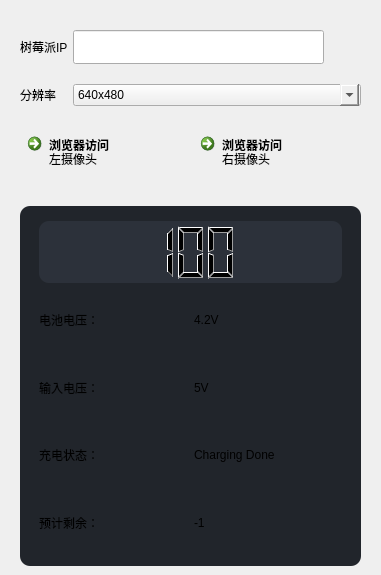
                 <widget class="QFrame" name="extraRightBox">
                  <property name="minimumSize">
                   <size>
                    <width>0</width>
                    <height>0</height>
                   </size>
                  </property>
                  <property name="maximumSize">
                   <size>
                    <width>0</width>
                    <height>16777215</height>
                   </size>
                  </property>
                  <property name="frameShape">
                   <enum>QFrame::NoFrame</enum>
                  </property>
                  <property name="frameShadow">
                   <enum>QFrame::Raised</enum>
                  </property>
                  <layout class="QVBoxLayout" name="verticalLayout_14">
                   <property name="spacing">
                    <number>0</number>
                   </property>
                   <property name="leftMargin">
                    <number>0</number>
                   </property>
                   <property name="topMargin">
                    <number>0</number>
                   </property>
                   <property name="rightMargin">
                    <number>0</number>
                   </property>
                   <property name="bottomMargin">
                    <number>0</number>
                   </property>
                   <item>
                    <widget class="QFrame" name="themeSettingsTopDetail">
                     <property name="maximumSize">
                      <size>
                       <width>16777215</width>
                       <height>3</height>
                      </size>
                     </property>
                     <property name="frameShape">
                      <enum>QFrame::NoFrame</enum>
                     </property>
                     <property name="frameShadow">
                      <enum>QFrame::Raised</enum>
                     </property>
                    </widget>
                   </item>
                   <item>
                    <widget class="QFrame" name="contentSettings">
                     <property name="sizePolicy">
                      <sizepolicy hsizetype="Preferred" vsizetype="Expanding">
                       <horstretch>0</horstretch>
                       <verstretch>0</verstretch>
                      </sizepolicy>
                     </property>
                     <property name="minimumSize">
                      <size>
                       <width>0</width>
                       <height>0</height>
                      </size>
                     </property>
                     <property name="frameShape">
                      <enum>QFrame::NoFrame</enum>
                     </property>
                     <property name="frameShadow">
                      <enum>QFrame::Raised</enum>
                     </property>
                     <layout class="QVBoxLayout" name="verticalLayout_15">
                      <property name="spacing">
                       <number>0</number>
                      </property>
                      <property name="leftMargin">
                       <number>0</number>
                      </property>
                      <property name="topMargin">
                       <number>20</number>
                      </property>
                      <property name="rightMargin">
                       <number>0</number>
                      </property>
                      <property name="bottomMargin">
                       <number>0</number>
                      </property>
                      <item>
                       <widget class="QFrame" name="topMenus">
                        <property name="sizePolicy">
                         <sizepolicy hsizetype="Expanding" vsizetype="Expanding">
                          <horstretch>0</horstretch>
                          <verstretch>0</verstretch>
                         </sizepolicy>
                        </property>
                        <property name="minimumSize">
                         <size>
                          <width>0</width>
                          <height>0</height>
                         </size>
                        </property>
                        <property name="styleSheet">
                         <string notr="true">QComboBox::down-arrow { color: white; }</string>
                        </property>
                        <property name="frameShape">
                         <enum>QFrame::NoFrame</enum>
                        </property>
                        <property name="frameShadow">
                         <enum>QFrame::Raised</enum>
                        </property>
                        <layout class="QGridLayout" name="gridLayout">
                         <property name="leftMargin">
                          <number>20</number>
                         </property>
                         <property name="topMargin">
                          <number>10</number>
                         </property>
                         <property name="rightMargin">
                          <number>20</number>
                         </property>
                         <property name="horizontalSpacing">
                          <number>5</number>
                         </property>
                         <property name="verticalSpacing">
                          <number>20</number>
                         </property>
                         <item row="0" column="1" colspan="2">
                          <widget class="QLineEdit" name="setIPLEdit">
                           <property name="sizePolicy">
                            <sizepolicy hsizetype="Preferred" vsizetype="Fixed">
                             <horstretch>0</horstretch>
                             <verstretch>0</verstretch>
                            </sizepolicy>
                           </property>
                           <property name="minimumSize">
                            <size>
                             <width>0</width>
                             <height>34</height>
                            </size>
                           </property>
                          </widget>
                         </item>
                         <item row="0" column="0">
                          <widget class="QLabel" name="setIPLabel">
                           <property name="sizePolicy">
                            <sizepolicy hsizetype="Fixed" vsizetype="Fixed">
                             <horstretch>0</horstretch>
                             <verstretch>0</verstretch>
                            </sizepolicy>
                           </property>
                           <property name="text">
                            <string>树莓派IP</string>
                           </property>
                          </widget>
                         </item>
                         <item row="5" column="1" colspan="3">
                          <widget class="QComboBox" name="resolutionBox">
                           <property name="sizePolicy">
                            <sizepolicy hsizetype="Preferred" vsizetype="Fixed">
                             <horstretch>0</horstretch>
                             <verstretch>0</verstretch>
                            </sizepolicy>
                           </property>
                           <property name="styleSheet">
                            <string notr="true">QComboBox::down-arrow {
	color: rgb(85, 255, 255);
}</string>
                           </property>
                           <item>
                            <property name="text">
                             <string>640x480</string>
                            </property>
                           </item>
                           <item>
                            <property name="text">
                             <string>800x600</string>
                            </property>
                           </item>
                           <item>
                            <property name="text">
                             <string>1280*720</string>
                            </property>
                           </item>
                           <item>
                            <property name="text">
                             <string>1920*1080</string>
                            </property>
                           </item>
                          </widget>
                         </item>
                         <item row="7" column="2" colspan="2">
                          <widget class="QCommandLinkButton" name="CLinkBtn_Right">
                           <property name="sizePolicy">
                            <sizepolicy hsizetype="Preferred" vsizetype="Fixed">
                             <horstretch>0</horstretch>
                             <verstretch>0</verstretch>
                            </sizepolicy>
                           </property>
                           <property name="styleSheet">
                            <string notr="true">font: 10pt &quot;黑体&quot;;</string>
                           </property>
                           <property name="text">
                            <string>浏览器访问</string>
                           </property>
                           <property name="icon">
                            <iconset resource="../resources.qrc">
                             <normaloff>:/icons/static/icons/cil-hand-point-right.png</normaloff>:/icons/static/icons/cil-hand-point-right.png</iconset>
                           </property>
                           <property name="description">
                            <string>右摄像头</string>
                           </property>
                          </widget>
                         </item>
                         <item row="9" column="0" colspan="4">
                          <widget class="QGroupBox" name="groupBox_6">
                           <property name="sizePolicy">
                            <sizepolicy hsizetype="Expanding" vsizetype="Preferred">
                             <horstretch>0</horstretch>
                             <verstretch>0</verstretch>
                            </sizepolicy>
                           </property>
                           <property name="minimumSize">
                            <size>
                             <width>0</width>
                             <height>360</height>
                            </size>
                           </property>
                           <property name="styleSheet">
                            <string notr="true">background-color: rgb(33, 37, 43);border-radius:10px;</string>
                           </property>
                           <property name="title">
                            <string/>
                           </property>
                           <layout class="QGridLayout" name="gridLayout_22">
                            <property name="leftMargin">
                             <number>16</number>
                            </property>
                            <property name="rightMargin">
                             <number>16</number>
                            </property>
                            <item row="2" column="1">
                             <widget class="QLabel" name="label_inputVoltage">
                              <property name="styleSheet">
                               <string notr="true">font: 12pt &quot;黑体&quot;;</string>
                              </property>
                              <property name="text">
                               <string>5V</string>
                              </property>
                             </widget>
                            </item>
                            <item row="1" column="0">
                             <widget class="QLabel" name="label_27">
                              <property name="styleSheet">
                               <string notr="true">font: 12pt &quot;黑体&quot;;</string>
                              </property>
                              <property name="text">
                               <string>电池电压：</string>
                              </property>
                             </widget>
                            </item>
                            <item row="0" column="0" colspan="2">
                             <widget class="QLCDNumber" name="lcd_battery">
                              <property name="styleSheet">
                               <string notr="true">background-color: rgb(44, 49, 58);</string>
                              </property>
                              <property name="digitCount">
                               <number>3</number>
                              </property>
                              <property name="segmentStyle">
                               <enum>QLCDNumber::Filled</enum>
                              </property>
                              <property name="intValue" stdset="0">
                               <number>100</number>
                              </property>
                             </widget>
                            </item>
                            <item row="4" column="0">
                             <widget class="QLabel" name="label_31">
                              <property name="styleSheet">
                               <string notr="true">font: 12pt &quot;黑体&quot;;</string>
                              </property>
                              <property name="text">
                               <string>充电状态：</string>
                              </property>
                             </widget>
                            </item>
                            <item row="2" column="0">
                             <widget class="QLabel" name="label_32">
                              <property name="styleSheet">
                               <string notr="true">font: 12pt &quot;黑体&quot;;</string>
                              </property>
                              <property name="text">
                               <string>输入电压：</string>
                              </property>
                             </widget>
                            </item>
                            <item row="4" column="1">
                             <widget class="QLabel" name="label_chargeStatus">
                              <property name="styleSheet">
                               <string notr="true">font: 12pt &quot;黑体&quot;;</string>
                              </property>
                              <property name="text">
                               <string>Charging Done</string>
                              </property>
                             </widget>
                            </item>
                            <item row="1" column="1">
                             <widget class="QLabel" name="label_batteryVoltage">
                              <property name="styleSheet">
                               <string notr="true">font: 12pt &quot;黑体&quot;;</string>
                              </property>
                              <property name="text">
                               <string>4.2V</string>
                              </property>
                             </widget>
                            </item>
                            <item row="5" column="0">
                             <widget class="QLabel" name="label_33">
                              <property name="styleSheet">
                               <string notr="true">font: 12pt &quot;黑体&quot;;</string>
                              </property>
                              <property name="text">
                               <string>预计剩余：</string>
                              </property>
                             </widget>
                            </item>
                            <item row="5" column="1">
                             <widget class="QLabel" name="label_timeRemaining">
                              <property name="styleSheet">
                               <string notr="true">font: 12pt &quot;黑体&quot;;</string>
                              </property>
                              <property name="text">
                               <string>-1</string>
                              </property>
                             </widget>
                            </item>
                           </layout>
                          </widget>
                         </item>
                         <item row="5" column="0">
                          <widget class="QLabel" name="resolutionLabel">
                           <property name="sizePolicy">
                            <sizepolicy hsizetype="Fixed" vsizetype="Fixed">
                             <horstretch>0</horstretch>
                             <verstretch>0</verstretch>
                            </sizepolicy>
                           </property>
                           <property name="text">
                            <string>分辨率</string>
                           </property>
                          </widget>
                         </item>
                         <item row="7" column="0" colspan="2">
                          <widget class="QCommandLinkButton" name="CLinkBtn_Left">
                           <property name="sizePolicy">
                            <sizepolicy hsizetype="Preferred" vsizetype="Fixed">
                             <horstretch>0</horstretch>
                             <verstretch>0</verstretch>
                            </sizepolicy>
                           </property>
                           <property name="styleSheet">
                            <string notr="true">font: 10pt &quot;黑体&quot;;</string>
                           </property>
                           <property name="text">
                            <string>浏览器访问</string>
                           </property>
                           <property name="icon">
                            <iconset resource="../resources.qrc">
                             <normaloff>:/icons/static/icons/cil-hand-point-left.png</normaloff>:/icons/static/icons/cil-hand-point-left.png</iconset>
                           </property>
                           <property name="description">
                            <string>左摄像头</string>
                           </property>
                          </widget>
                         </item>
                         <item row="0" column="3">
                          <widget class="QPushButton" name="setIPBtn">
                           <property name="sizePolicy">
                            <sizepolicy hsizetype="Fixed" vsizetype="Fixed">
                             <horstretch>0</horstretch>
                             <verstretch>0</verstretch>
                            </sizepolicy>
                           </property>
                           <property name="minimumSize">
                            <size>
                             <width>0</width>
                             <height>34</height>
                            </size>
                           </property>
                           <property name="layoutDirection">
                            <enum>Qt::LeftToRight</enum>
                           </property>
                           <property name="styleSheet">
                            <string notr="true">text-align: center; /* 将文本居中 */
border: none; /* 去除边框 */
padding: 0px; /* 去除内边距 */
background-image: url(:/icons/static/icons/cil-paper-plane.png);
background-repeat: no-repeat;
background-position: center;
border-radius: 6px;</string>
                           </property>
                           <property name="text">
                            <string/>
                           </property>
                           <property name="iconSize">
                            <size>
                             <width>0</width>
                             <height>0</height>
                            </size>
                           </property>
                          </widget>
                         </item>
                        </layout>
                       </widget>
                      </item>
                     </layout>
                    </widget>
                   </item>
                  </layout>
                 </widget>
